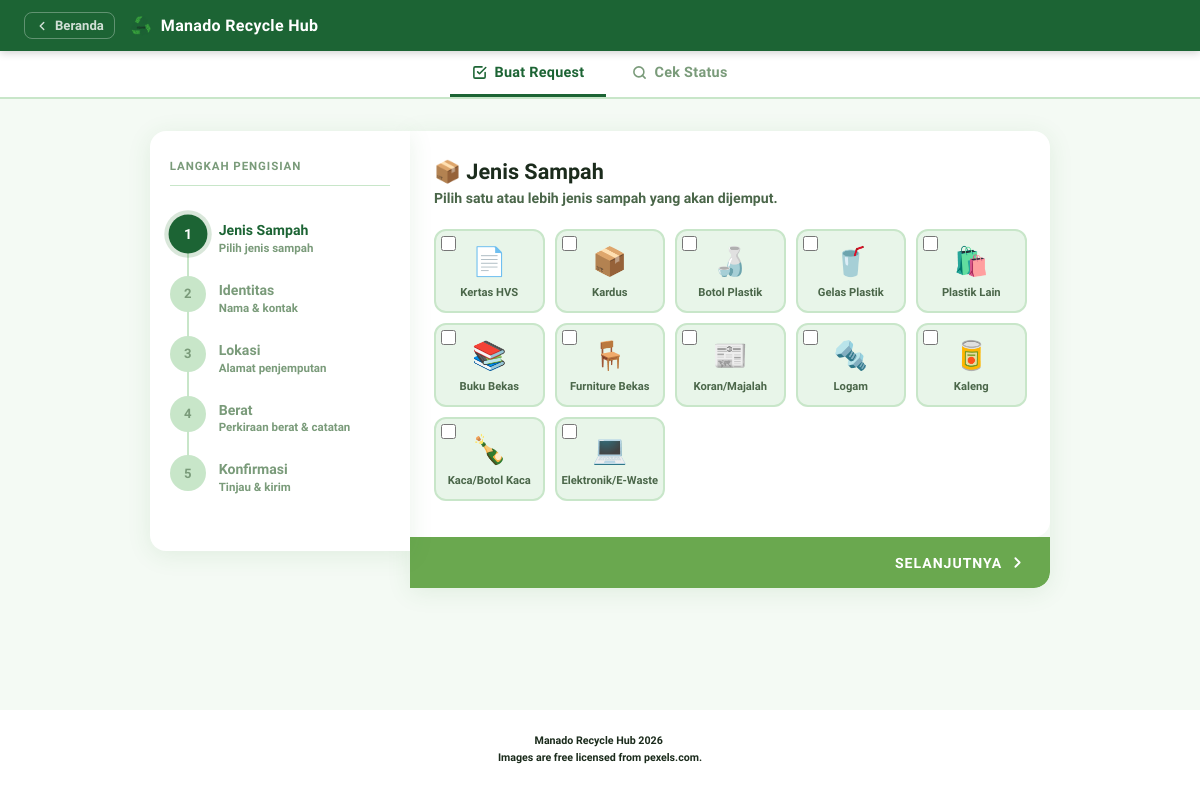
/daur_ulang.php, run on the app's committed database.
### tables this page shows
CREATE TABLE `waste_categories` (
  `id` smallint(5) UNSIGNED NOT NULL,
  `kode` varchar(20) NOT NULL,
  `name` varchar(100) DEFAULT NULL,
  `deskripsi` text DEFAULT NULL,
  `ikon_emoji` varchar(10) DEFAULT NULL,
  `is_active` tinyint(1) NOT NULL DEFAULT 1,
  `created_at` timestamp NOT NULL DEFAULT current_timestamp()
);

### daur_ulang.php (the view, shortened to what the rows shown need)
<?php
require_once __DIR__ . '/include/config.php';
$pdo = getDB();
foreach ([
    "ALTER TABLE pickup_requests ADD COLUMN kecamatan        VARCHAR(100)  NULL",
    "ALTER TABLE pickup_requests ADD COLUMN kelurahan        VARCHAR(100)  NULL",
    "ALTER TABLE pickup_requests ADD COLUMN alamat_jemput    TEXT          NULL",
    "ALTER TABLE pickup_requests ADD COLUMN berat_total_kg   DECIMAL(10,2) NULL",
    "ALTER TABLE pickup_requests ADD COLUMN berat_kg         VARCHAR(50)   NULL",
    "ALTER TABLE pickup_requests ADD COLUMN tanggal_jemput   DATE          NULL",
    "ALTER TABLE pickup_requests ADD COLUMN jam_jemput       TIME          NULL",
    "ALTER TABLE pickup_requests ADD COLUMN catatan          TEXT          NULL",
    "ALTER TABLE pickup_requests ADD COLUMN place_name       VARCHAR(255)  NULL",
    "ALTER TABLE pickup_requests ADD COLUMN place_type       VARCHAR(100)  NULL",
    "ALTER TABLE pickup_requests ADD COLUMN partner_name     VARCHAR(255)  NULL",
    "ALTER TABLE pickup_requests ADD COLUMN pickup_type      VARCHAR(50)   NULL",
    "ALTER TABLE pickup_requests ADD COLUMN service_type     VARCHAR(50)   NULL",
    "ALTER TABLE pickup_requests ADD COLUMN price_per_kg     DECIMAL(10,2) NULL",
    "ALTER TABLE pickup_requests ADD COLUMN latitude         DECIMAL(10,8) NULL",
    "ALTER TABLE pickup_requests ADD COLUMN longitude        DECIMAL(11,8) NULL",
    "ALTER TABLE pickup_requests ADD COLUMN koordinat_manual TINYINT(1)    NOT NULL DEFAULT 0",
    "ALTER TABLE pickup_request_items ADD COLUMN estimasi_kg DECIMAL(10,2) NULL",
    "ALTER TABLE pickup_request_items ADD COLUMN aktual_kg   DECIMAL(10,2) NULL",
    "ALTER TABLE pickup_request_items ADD COLUMN catatan     TEXT          NULL",
] as $mq) {
    try { $pdo->exec($mq); }
    catch (PDOException $e) {
        if (strpos($e->getMessage(), '1060') === false) error_log('[MRH] ' . $e->getMessage());
    }
}
$dbCats      = $pdo->query("SELECT kode, name AS label, ikon_emoji AS icon FROM waste_categories WHERE is_active=1 ORDER BY id")->fetchAll();
$barang_opts = [];
foreach ($dbCats as $c) $barang_opts[$c['kode']] = ['label' => $c['label'], 'icon' => $c['icon']];
$kec_opts = [
    'bunaken'           => 'Bunaken',
    'bunaken_kepulauan' => 'Bunaken Kepulauan',
    'malalayang'        => 'Malalayang',
    'mapanget'          => 'Mapanget',
    'paal_dua'          => 'Paal Dua',
    'paal_empat'        => 'Paal Empat',
    'sario'             => 'Sario',
    'singkil'           => 'Singkil',
    'tikala'            => 'Tikala',
    'tuminting'         => 'Tuminting',
    'wanea'             => 'Wanea',
    'wenang'            => 'Wenang',
];
$active_tab  = $_GET['tab'] ?? 'form';
$track_query = '';
$track_res   = [];
$submitted    = false;
$request_code = '';
$sub_data     = [];
$f = fn($k, $d = '') => clean($_POST[$k] ?? $d);
$v = [
    'barang'  => $_POST['barang']  ?? [],
    'nama'    => $f('nama'),
    'ac'      => $f('area_code', '+62'),
    'wa'      => $f('nomor_wa'),
    'kec'     => $f('kecamatan'),
    'kel'     => $f('kelurahan'),
    'al'      => $f('alamat_jemput'),
    'lat'     => $f('latitude'),
    'lng'     => $f('longitude'),
    'km'      => intval($_POST['koordinat_manual'] ?? 0),
    'berat'   => $f('berat_kg'),
    'cat'     => $f('catatan'),
    'pname'   => $f('place_name'),
    'ptype'   => $f('place_type'),
    'partner' => $f('partner_name'),
    'pkt'     => $f('pickup_type'),
    'svc'     => $f('service_type', 'Free'),
    'ppkg'    => $f('price_per_kg'),
];
$init_step = 1;
$status_step_map = [
    'menunggu'        => 1,
    'dikonfirmasi'    => 2,
    'dijadwalkan'     => 3,
    'dalam_perjalanan'=> 4,
    'sedang_diproses' => 4,
    'selesai'         => 5,
];
$status_label_map = [
    'menunggu'        => 'Menunggu',
    'dikonfirmasi'    => 'Dikonfirmasi',
    'dijadwalkan'     => 'Dijadwalkan',
    'dalam_perjalanan'=> 'Dalam Perjalanan',
    'sedang_diproses' => 'Sedang Diproses',
    'selesai'         => 'Selesai',
    'dibatalkan'      => 'Dibatalkan',
];
$track_step_defs = [
    ['icon' => '📥', 'label' => 'Menunggu',     'desc' => 'Request diterima'],
    ['icon' => '✅', 'label' => 'Dikonfirmasi', 'desc' => 'Admin verifikasi'],
    ['icon' => '📅', 'label' => 'Dijadwalkan',  'desc' => 'Jadwal ditetapkan'],
    ['icon' => '🚛', 'label' => 'Diproses',     'desc' => 'Petugas berangkat'],
    ['icon' => '🎉', 'label' => 'Selesai',      'desc' => 'Sampah diangkut'],
];
?>
<!DOCTYPE html>
<html lang="id">
<head>
<link rel="stylesheet" href="https://unpkg.com/leaflet@1.9.4/dist/leaflet.css"/>
</head>
<body>
<?php if ($submitted): ?>
<!-- ══════════════════════════════════════════════════════════
     SUCCESS SCREEN
══════════════════════════════════════════════════════════ -->
<div class="success-wrap">
    <div class="success-card">
        <div class="success-head">
            <div class="s-icon">♻️</div>
            <h1>Terima Kasih!</h1>
            <p>Permintaan Anda sudah kami terima.<br>Tim kami akan segera menghubungi Anda.</p>
            <div class="req-code-box"><?= htmlspecialchars($request_code) ?></div>
            <div class="req-code-note">Nomor Request — simpan sebagai referensi cek status</div>
        </div>
        <div class="success-body">
            <div class="s-timeline">
                <div class="s-tl-bar">
                    <?php foreach ($track_step_defs as $i => $ts): ?>
                        <div class="s-tl-node <?= $i === 0 ? 'current' : 'pending' ?>"><?= $i === 0 ? '●' : ($i + 1) ?></div>
                        <?php if ($i < count($track_step_defs) - 1): ?>
                        <div class="s-tl-conn"></div>
                        <?php endif; ?>
                    <?php endforeach; ?>
                </div>
                <div class="s-tl-labels">
                    <?php foreach ($track_step_defs as $i => $ts): ?>
                    <div class="s-tl-lbl <?= $i === 0 ? 'current' : '' ?>"><?= htmlspecialchars($ts['label']) ?></div>
                    <?php endforeach; ?>
                </div>
            </div>
            <div class="detail-recap">
                <div class="dr-row"><span class="dr-lbl">Nama</span><span class="dr-val"><?= htmlspecialchars($sub_data['nama'] ?? '') ?></span></div>
                <div class="dr-row"><span class="dr-lbl">WhatsApp</span><span class="dr-val"><?= htmlspecialchars($sub_data['wa'] ?? '') ?></span></div>
                <div class="dr-row"><span class="dr-lbl">Kecamatan</span><span class="dr-val"><?= htmlspecialchars($sub_data['kec'] ?? '') ?></span></div>
                <div class="dr-row"><span class="dr-lbl">Sampah</span><span class="dr-val"><?= htmlspecialchars($sub_data['barang'] ?? '') ?></span></div>
                <div class="dr-row"><span class="dr-lbl">Perkiraan Berat</span><span class="dr-val"><?= htmlspecialchars($sub_data['berat'] ?? '') ?> kg</span></div>
            </div>
            <div class="success-actions">
                <a href="?tab=track&q=<?= urlencode($request_code) ?>" class="btn-track">
                    🔍 Cek Status Permintaan
                </a>
                <a href="?tab=form" class="btn-new">
                    ♻️ Buat Request Baru
                </a>
            </div>
        </div>
    </div>
</div>
<?php else: ?>
<?php if ($active_tab === 'track'): ?>
<!-- ══════════════════════════════════════════════════════════
     TRACKING TAB
══════════════════════════════════════════════════════════ -->
<div class="track-wrap">
    <div class="track-search">
        <h2>🔍 Cek Status Permintaan</h2>
        <p>Masukkan nomor request (contoh: MRH-S-001) atau nomor WhatsApp Anda.</p>
        <form method="GET" action="" class="track-form">
            <input type="hidden" name="tab" value="track">
            <input type="text" name="q"
                   value="<?= htmlspecialchars($track_query) ?>"
                   placeholder="Nomor request atau nomor WA..."
                   autocomplete="off" autofocus>
            <button type="submit">Cari</button>
        </form>
    </div>
    <?php if ($track_query !== ''): ?>
        <?php if (empty($track_res)): ?>
        <div class="track-empty">
            <div class="te-icon">🔎</div>
            <div>Tidak ada permintaan ditemukan untuk</div>
            <div style="color:var(--gd);font-weight:900;margin-top:6px">"<?= htmlspecialchars($track_query) ?>"</div>
            <div style="margin-top:10px;font-size:.82rem;color:var(--tl)">Pastikan nomor request atau nomor WA sudah benar.</div>
        </div>
        <?php else: ?>
            <?php foreach ($track_res as $row): ?>
            <?php
                $cur_step  = $status_step_map[$row['status']] ?? 0;
                $cancelled = $row['status'] === 'dibatalkan';
            ?>
            <div class="track-card">
                <div class="track-card-head">
                    <div>
                        <div class="track-code"><?= htmlspecialchars($row['request_code']) ?></div>
                        <div class="track-date">Dikirim: <?= date('d M Y H:i', strtotime($row['created_at'])) ?></div>
                    </div>
                    <span class="sbadge <?= htmlspecialchars($row['status']) ?>">
                        <?= htmlspecialchars($status_label_map[$row['status']] ?? $row['status']) ?>
                    </span>
                </div>
                <div class="track-card-body">
                    <?php if (!$cancelled): ?>
                    <div class="tl-wrap">
                        <div class="tl-bar">
                            <?php foreach ($track_step_defs as $i => $ts): ?>
                            <?php
                                $n    = $i + 1;
                                $done = $cur_step > $n;
                                $cur  = $cur_step === $n;
                            ?>
                            <div class="tl-node <?= $done ? 'done' : ($cur ? 'current' : '') ?>">
                                <?= $done ? '✓' : ($cur ? '●' : $n) ?>
                            </div>
                            <?php if ($i < count($track_step_defs) - 1): ?>
                            <div class="tl-conn <?= $done ? 'done' : '' ?>"></div>
                            <?php endif; ?>
                            <?php endforeach; ?>
                        </div>
                        <div class="tl-labels">
                            <?php foreach ($track_step_defs as $i => $ts): ?>
                            <?php $n = $i + 1; $done = $cur_step > $n; $cur = $cur_step === $n; ?>
                            <div class="tl-lbl <?= $done ? 'done' : ($cur ? 'current' : '') ?>"><?= htmlspecialchars($ts['label']) ?></div>
                            <?php endforeach; ?>
                        </div>
                    </div>
                    <?php else: ?>
                    <div style="background:#ffebee;border-radius:9px;padding:10px 14px;font-size:.83rem;font-weight:700;color:var(--red);margin-bottom:14px">
                        ✕ Permintaan ini telah dibatalkan.
                    </div>
                    <?php endif; ?>
                    <div class="track-detail">
                        <span><strong><?= htmlspecialchars($row['nama_pemohon']) ?></strong></span>
                        <?php if ($row['kecamatan']): ?><span>📍 <?= htmlspecialchars($kec_opts[$row['kecamatan']] ?? $row['kecamatan']) ?></span><?php endif; ?>
                        <?php if ($row['sampah_list']): ?><span>♻️ <?= htmlspecialchars($row['sampah_list']) ?></span><?php endif; ?>
                        <?php if ($row['berat_total_kg'] || $row['berat_kg']): ?>
                        <span>⚖️ ~<?= htmlspecialchars($row['berat_total_kg'] ?? $row['berat_kg']) ?> kg</span>
                        <?php endif; ?>
                    </div>
                    <?php if (!empty($row['catatan'])): ?>
                    <div style="margin-top:10px;font-size:.82rem;color:#666;background:#fefefe;border:1px solid #e8e8e8;border-left:3.5px solid #2e7d32;padding:8px 12px;border-radius:6px">
                        <strong>💬 Catatan Anda:</strong><br>
                        <div style="margin-top:4px"><?= nl2br(htmlspecialchars($row['catatan'])) ?></div>
                    </div>
                    <?php endif; ?>
                    <?php if (!empty($row['catatan_officer']) && in_array($row['status'], ['dalam_perjalanan', 'sedang_diproses', 'selesai'])): ?>
                    <div style="margin-top:8px;font-size:.82rem;color:#666;background:#fffde7;border:1px solid #fff59d;border-left:3.5px solid #fbc02d;padding:8px 12px;border-radius:6px">
                        <strong>👷 Catatan Petugas/Tim:</strong><br>
                        <div style="margin-top:4px"><?= nl2br(htmlspecialchars($row['catatan_officer'])) ?></div>
                    </div>
                    <?php endif; ?>
                    <?php if ($row['tanggal_jemput'] && in_array($row['status'], ['dijadwalkan','dalam_perjalanan','sedang_diproses','selesai'])): ?>
                    <div class="track-schedule">
                        📅 Dijadwalkan: <strong><?= date('d M Y', strtotime($row['tanggal_jemput'])) ?></strong>
                    </div>
                    <?php endif; ?>
                    <?php if (in_array($row['status'], ['dalam_perjalanan', 'sedang_diproses'])): ?>
                    <div class="live-map-wrap" style="margin-top: 14px;">
                        <div style="font-size: 0.8rem; font-weight: 700; color: #1c6434; margin-bottom: 8px; display: flex; align-items: center; gap: 6px;">
                            <span class="pulse-marker-icon" style="width: 8px; height: 8px; background: #22c55e; border-radius: 50%; display: inline-block;"></span>
                            Pelacakan Posisi Petugas (Real-time Live GPS)
                        </div>
                        <div id="liveMap-<?= $row['id'] ?>" class="live-tracking-map" data-request-id="<?= $row['id'] ?>" data-request-type="daur_ulang" data-customer-lat="<?= floatval($row['latitude']) ?>" data-customer-lng="<?= floatval($row['longitude']) ?>" style="height: 250px; border-radius: 12px; border: 2px solid var(--gml); position: relative; z-index: 1;"></div>
                    </div>
                    <?php endif; ?>
                </div>
            </div>
            <?php endforeach; ?>
        <?php endif; ?>
    <?php endif; ?>
</div>
<?php else: ?>
<div class="page-wrapper">
    <main class="form-main">
        <div class="form-main-inner">
        <div class="card">
        <form id="mainForm" method="POST" action="" novalidate>
            <div class="form-step <?= $init_step === 1 ? 'active' : '' ?>" id="step-1">
                <div class="barang-grid">
                    <?php foreach ($barang_opts as $key => $opt): ?>
                    <div class="barang-item">
                        <input type="checkbox"
                               name="barang[]"
                               id="b_<?= htmlspecialchars($key) ?>"
                               value="<?= htmlspecialchars($key) ?>"
                               <?= in_array($key, $v['barang']) ? 'checked' : '' ?>>
                        <label class="barang-label" for="b_<?= htmlspecialchars($key) ?>">
                            <span class="bico"><?= htmlspecialchars($opt['icon']) ?></span>
                            <?= htmlspecialchars($opt['label']) ?>
                        </label>
                    </div>
                    <?php endforeach; ?>
                </div>
            </div>
        </form>
        </div>
        </div>
    </main>
</div>
<?php endif;  ?>
<?php endif;  ?>
</body>
</html>

### data on the page
waste_categories: ikon_emoji "📄", name "Kertas HVS"
waste_categories: ikon_emoji "📦", name "Kardus"
waste_categories: ikon_emoji "🍶", name "Botol Plastik"
waste_categories: ikon_emoji "🥤", name "Gelas Plastik"
waste_categories: ikon_emoji "🛍️", name "Plastik Lain"
waste_categories: ikon_emoji "📚", name "Buku Bekas"
waste_categories: ikon_emoji "🪑", name "Furniture Bekas"
waste_categories: ikon_emoji "📰", name "Koran/Majalah"
waste_categories: ikon_emoji "🔩", name "Logam"
waste_categories: ikon_emoji "🥫", name "Kaleng"
waste_categories: ikon_emoji "🍾", name "Kaca/Botol Kaca"
waste_categories: ikon_emoji "💻", name "Elektronik/E-Waste"

### other printed values
$ss['label'] "Jenis Sampah"
$ss['desc'] "Pilih jenis sampah"
$ss['label'] "Identitas"
$ss['desc'] "Nama & kontak"
$ss['label'] "Lokasi"
$ss['desc'] "Alamat penjemputan"
$ss['label'] "Berat"
$ss['desc'] "Perkiraan berat & catatan"
$ss['label'] "Konfirmasi"
$ss['desc'] "Tinjau & kirim"
